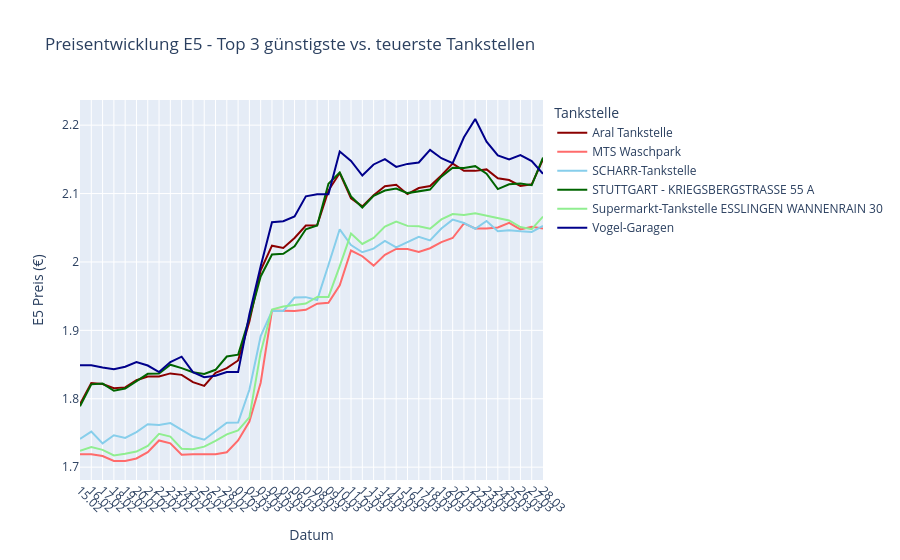

Here is the notebook cell this chart was saved with:
### Code cell
color_map = {
    top3_expensive[0]: '#8B0000',  # dunkelrot
    top3_expensive[1]: '#006400',  # dunkelgrün
    top3_expensive[2]: '#00008B',  # dunkelblau
    top3_cheap[0]: '#FF6B6B',      # hellrot
    top3_cheap[1]: '#90EE90',      # hellgrün
    top3_cheap[2]: '#87CEEB',      # hellblau
}

fig_trend = px.line(
    df_selected_daily,
    x='retrieval_date',
    y='e5',
    color='name',
    title='Preisentwicklung E5 - Top 3 günstigste vs. teuerste Tankstellen',
    labels={
        'retrieval_date': 'Datum',
        'e5': 'E5 Preis (€)',
        'name': 'Tankstelle'
    },
    color_discrete_map=color_map
)

fig_trend.update_xaxes(
    dtick="D1",
    tickformat="%d.%m",
    tickangle=45
)

fig_trend.show()

### Figure 1 — Plotly figure (JSON) as saved in the notebook; plotly's stock layout.template omitted (floating-point values rounded to 4 significant figures)
{"data": [{"hovertemplate": "Tankstelle=Aral Tankstelle<br>Datum=%{x}<br>E5 Preis (€)=%{y}<extra></extra>", "legendgroup": "Aral Tankstelle", "line": {"color": "#8B0000", "dash": "solid"}, "marker": {"symbol": "circle"}, "mode": "lines", "name": "Aral Tankstelle", "orientation": "v", "showlegend": true, "type": "scatter", "x": ["2026-02-15", "2026-02-16", "2026-02-17", "2026-02-18", "2026-02-19", "2026-02-20", "2026-02-21", "2026-02-22", "2026-02-23", "2026-02-24", "2026-02-25", "2026-02-26", "2026-02-27", "2026-02-28", "2026-03-01", "2026-03-02", "2026-03-03", "2026-03-04", "2026-03-05", "2026-03-06", "2026-03-07", "2026-03-08", "2026-03-09", "2026-03-10", "2026-03-11", "2026-03-12", "2026-03-13", "2026-03-14", "2026-03-15", "2026-03-16", "2026-03-17", "2026-03-18", "2026-03-19", "2026-03-20", "2026-03-21", "2026-03-22", "2026-03-23", "2026-03-24", "2026-03-25", "2026-03-26", "2026-03-27", "2026-03-28"], "xaxis": "x", "y": [1.792, 1.823, 1.822, 1.815, 1.817, 1.827, 1.833, 1.833, 1.837, 1.835, 1.824, 1.819, 1.838, 1.845, 1.856, 1.913, 1.988, 2.024, 2.02, 2.035, 2.053, 2.054, 2.104, 2.13, 2.093, 2.081, 2.098, 2.111, 2.113, 2.099, 2.108, 2.111, 2.126, 2.144, 2.133, 2.133, 2.135, 2.122, 2.12, 2.111, 2.113, 2.15], "yaxis": "y"}, {"hovertemplate": "Tankstelle=MTS Waschpark<br>Datum=%{x}<br>E5 Preis (€)=%{y}<extra></extra>", "legendgroup": "MTS Waschpark", "line": {"color": "#FF6B6B", "dash": "solid"}, "marker": {"symbol": "circle"}, "mode": "lines", "name": "MTS Waschpark", "orientation": "v", "showlegend": true, "type": "scatter", "x": ["2026-02-15", "2026-02-16", "2026-02-17", "2026-02-18", "2026-02-19", "2026-02-20", "2026-02-21", "2026-02-22", "2026-02-23", "2026-02-24", "2026-02-25", "2026-02-26", "2026-02-27", "2026-02-28", "2026-03-01", "2026-03-02", "2026-03-03", "2026-03-04", "2026-03-05", "2026-03-06", "2026-03-07", "2026-03-08", "2026-03-09", "2026-03-10", "2026-03-11", "2026-03-12", "2026-03-13", "2026-03-14", "2026-03-15", "2026-03-16", "2026-03-17", "2026-03-18", "2026-03-19", "2026-03-20", "2026-03-21", "2026-03-22", "2026-03-23", "2026-03-24", "2026-03-25", "2026-03-26", "2026-03-27", "2026-03-28"], "xaxis": "x", "y": [1.719, 1.719, 1.716, 1.709, 1.709, 1.713, 1.722, 1.739, 1.735, 1.718, 1.719, 1.719, 1.719, 1.722, 1.739, 1.767, 1.823, 1.929, 1.929, 1.928, 1.93, 1.939, 1.94, 1.966, 2.017, 2.008, 1.995, 2.01, 2.019, 2.019, 2.015, 2.02, 2.029, 2.035, 2.056, 2.049, 2.049, 2.05, 2.057, 2.048, 2.052, 2.049], "yaxis": "y"}, {"hovertemplate": "Tankstelle=SCHARR-Tankstelle<br>Datum=%{x}<br>E5 Preis (€)=%{y}<extra></extra>", "legendgroup": "SCHARR-Tankstelle", "line": {"color": "#87CEEB", "dash": "solid"}, "marker": {"symbol": "circle"}, "mode": "lines", "name": "SCHARR-Tankstelle", "orientation": "v", "showlegend": true, "type": "scatter", "x": ["2026-02-15", "2026-02-16", "2026-02-17", "2026-02-18", "2026-02-19", "2026-02-20", "2026-02-21", "2026-02-22", "2026-02-23", "2026-02-24", "2026-02-25", "2026-02-26", "2026-02-27", "2026-02-28", "2026-03-01", "2026-03-02", "2026-03-03", "2026-03-04", "2026-03-05", "2026-03-06", "2026-03-07", "2026-03-08", "2026-03-09", "2026-03-10", "2026-03-11", "2026-03-12", "2026-03-13", "2026-03-14", "2026-03-15", "2026-03-16", "2026-03-17", "2026-03-18", "2026-03-19", "2026-03-20", "2026-03-21", "2026-03-22", "2026-03-23", "2026-03-24", "2026-03-25", "2026-03-26", "2026-03-27", "2026-03-28"], "xaxis": "x", "y": [1.741, 1.752, 1.735, 1.747, 1.743, 1.751, 1.763, 1.762, 1.764, 1.755, 1.745, 1.74, 1.753, 1.765, 1.765, 1.813, 1.891, 1.928, 1.928, 1.948, 1.949, 1.944, 1.995, 2.048, 2.025, 2.014, 2.019, 2.031, 2.021, 2.029, 2.037, 2.031, 2.049, 2.062, 2.057, 2.049, 2.06, 2.045, 2.046, 2.045, 2.044, 2.053], "yaxis": "y"}, {"hovertemplate": "Tankstelle=STUTTGART - KRIEGSBERGSTRASSE 55 A<br>Datum=%{x}<br>E5 Preis (€)=%{y}<extra></extra>", "legendgroup": "STUTTGART - KRIEGSBERGSTRASSE 55 A", "line": {"color": "#006400", "dash": "solid"}, "marker": {"symbol": "circle"}, "mode": "lines", "name": "STUTTGART - KRIEGSBERGSTRASSE 55 A", "orientation": "v", "showlegend": true, "type": "scatter", "x": ["2026-02-15", "2026-02-16", "2026-02-17", "2026-02-18", "2026-02-19", "2026-02-20", "2026-02-21", "2026-02-22", "2026-02-23", "2026-02-24", "2026-02-25", "2026-02-26", "2026-02-27", "2026-02-28", "2026-03-01", "2026-03-02", "2026-03-03", "2026-03-04", "2026-03-05", "2026-03-06", "2026-03-07", "2026-03-08", "2026-03-09", "2026-03-10", "2026-03-11", "2026-03-12", "2026-03-13", "2026-03-14", "2026-03-15", "2026-03-16", "2026-03-17", "2026-03-18", "2026-03-19", "2026-03-20", "2026-03-21", "2026-03-22", "2026-03-23", "2026-03-24", "2026-03-25", "2026-03-26", "2026-03-27", "2026-03-28"], "xaxis": "x", "y": [1.789, 1.821, 1.822, 1.812, 1.815, 1.826, 1.837, 1.837, 1.85, 1.845, 1.839, 1.836, 1.842, 1.862, 1.864, 1.918, 1.979, 2.011, 2.012, 2.023, 2.048, 2.053, 2.114, 2.131, 2.096, 2.08, 2.097, 2.104, 2.107, 2.101, 2.104, 2.106, 2.125, 2.138, 2.137, 2.14, 2.129, 2.107, 2.114, 2.115, 2.112, 2.153], "yaxis": "y"}, {"hovertemplate": "Tankstelle=Supermarkt-Tankstelle ESSLINGEN WANNENRAIN 30<br>Datum=%{x}<br>E5 Preis (€)=%{y}<extra></extra>", "legendgroup": "Supermarkt-Tankstelle ESSLINGEN WANNENRAIN 30", "line": {"color": "#90EE90", "dash": "solid"}, "marker": {"symbol": "circle"}, "mode": "lines", "name": "Supermarkt-Tankstelle ESSLINGEN WANNENRAIN 30", "orientation": "v", "showlegend": true, "type": "scatter", "x": ["2026-02-15", "2026-02-16", "2026-02-17", "2026-02-18", "2026-02-19", "2026-02-20", "2026-02-21", "2026-02-22", "2026-02-23", "2026-02-24", "2026-02-25", "2026-02-26", "2026-02-27", "2026-02-28", "2026-03-01", "2026-03-02", "2026-03-03", "2026-03-04", "2026-03-05", "2026-03-06", "2026-03-07", "2026-03-08", "2026-03-09", "2026-03-10", "2026-03-11", "2026-03-12", "2026-03-13", "2026-03-14", "2026-03-15", "2026-03-16", "2026-03-17", "2026-03-18", "2026-03-19", "2026-03-20", "2026-03-21", "2026-03-22", "2026-03-23", "2026-03-24", "2026-03-25", "2026-03-26", "2026-03-27", "2026-03-28"], "xaxis": "x", "y": [1.724, 1.729, 1.725, 1.717, 1.72, 1.723, 1.731, 1.749, 1.745, 1.727, 1.726, 1.73, 1.739, 1.748, 1.754, 1.773, 1.868, 1.93, 1.935, 1.937, 1.939, 1.949, 1.949, 1.994, 2.042, 2.026, 2.035, 2.052, 2.059, 2.053, 2.052, 2.049, 2.062, 2.07, 2.069, 2.071, 2.068, 2.063, 2.061, 2.051, 2.048, 2.066], "yaxis": "y"}, {"hovertemplate": "Tankstelle=Vogel-Garagen<br>Datum=%{x}<br>E5 Preis (€)=%{y}<extra></extra>", "legendgroup": "Vogel-Garagen", "line": {"color": "#00008B", "dash": "solid"}, "marker": {"symbol": "circle"}, "mode": "lines", "name": "Vogel-Garagen", "orientation": "v", "showlegend": true, "type": "scatter", "x": ["2026-02-15", "2026-02-16", "2026-02-17", "2026-02-18", "2026-02-19", "2026-02-20", "2026-02-21", "2026-02-22", "2026-02-23", "2026-02-24", "2026-02-25", "2026-02-26", "2026-02-27", "2026-02-28", "2026-03-01", "2026-03-02", "2026-03-03", "2026-03-04", "2026-03-05", "2026-03-06", "2026-03-07", "2026-03-08", "2026-03-09", "2026-03-10", "2026-03-11", "2026-03-12", "2026-03-13", "2026-03-14", "2026-03-15", "2026-03-16", "2026-03-17", "2026-03-18", "2026-03-19", "2026-03-20", "2026-03-21", "2026-03-22", "2026-03-23", "2026-03-24", "2026-03-25", "2026-03-26", "2026-03-27", "2026-03-28"], "xaxis": "x", "y": [1.849, 1.849, 1.846, 1.843, 1.847, 1.854, 1.849, 1.839, 1.854, 1.862, 1.839, 1.831, 1.834, 1.839, 1.839, 1.924, 1.994, 2.058, 2.06, 2.067, 2.096, 2.099, 2.099, 2.162, 2.148, 2.126, 2.143, 2.15, 2.139, 2.143, 2.145, 2.164, 2.152, 2.144, 2.182, 2.209, 2.176, 2.156, 2.15, 2.156, 2.148, 2.129], "yaxis": "y"}], "layout": {"legend": {"title": {"text": "Tankstelle"}, "tracegroupgap": 0}, "title": {"text": "Preisentwicklung E5 - Top 3 günstigste vs. teuerste Tankstellen"}, "xaxis": {"anchor": "y", "domain": [0, 1], "dtick": "D1", "tickangle": 45, "tickformat": "%d.%m", "title": {"text": "Datum"}}, "yaxis": {"anchor": "x", "domain": [0, 1], "title": {"text": "E5 Preis (€)"}}}}
